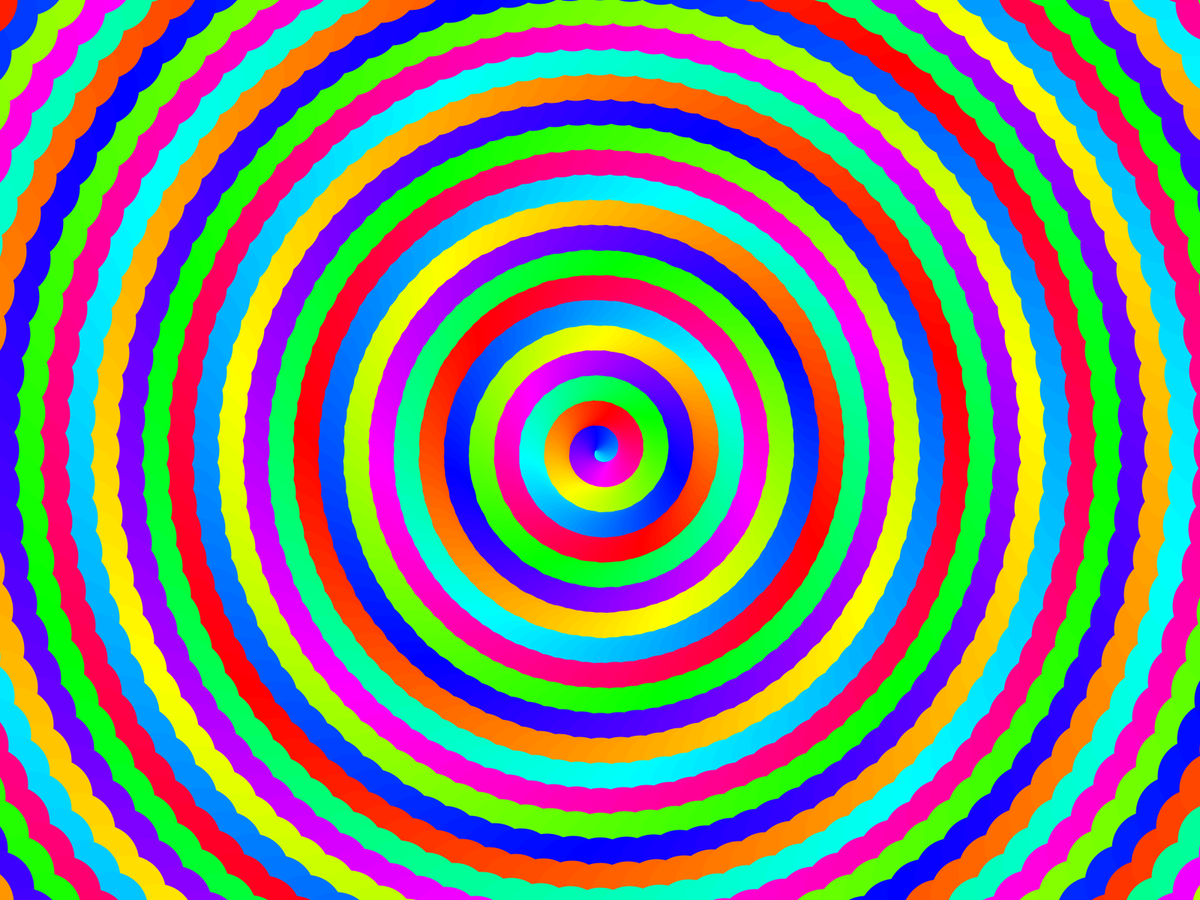
Frame 1 (no input)
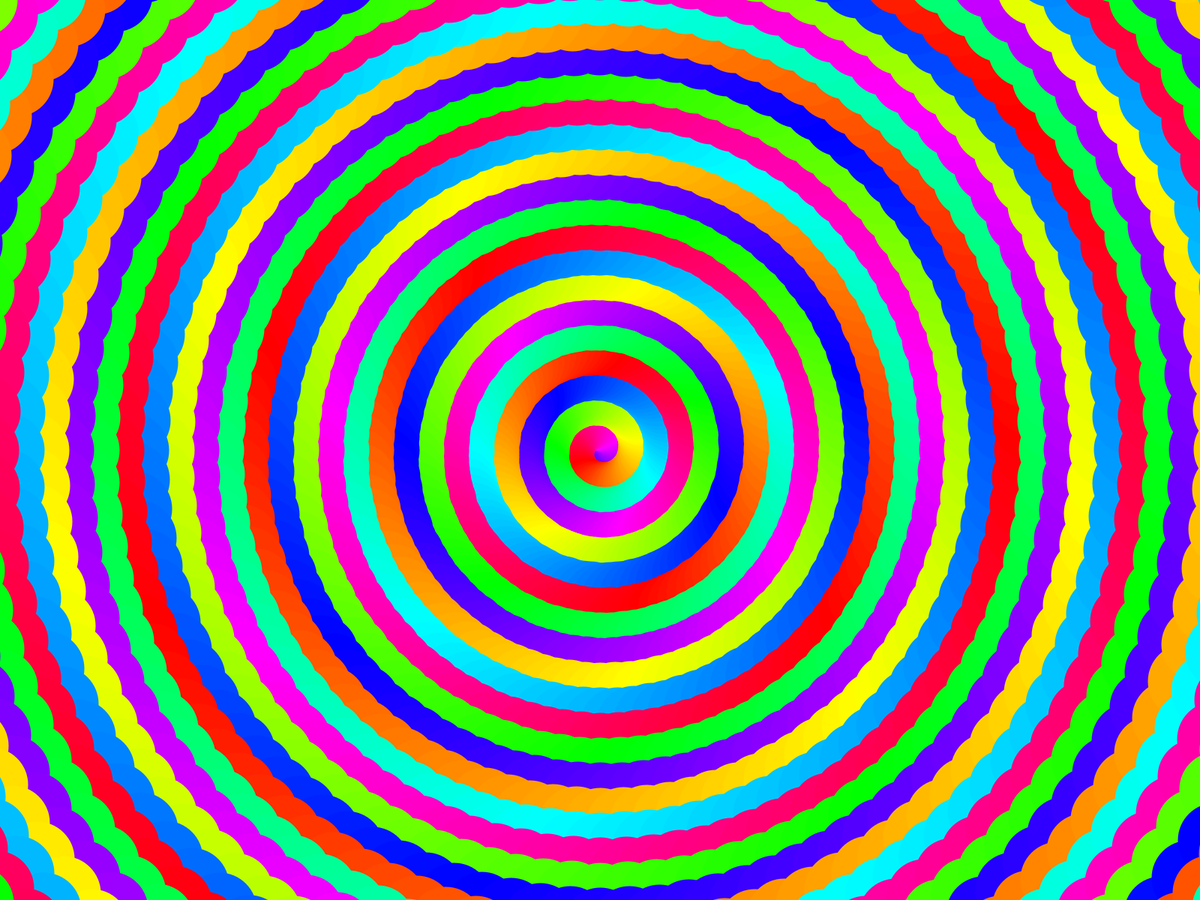
Frame 60 (the mouse pressed at the canvas centre just before this capture)
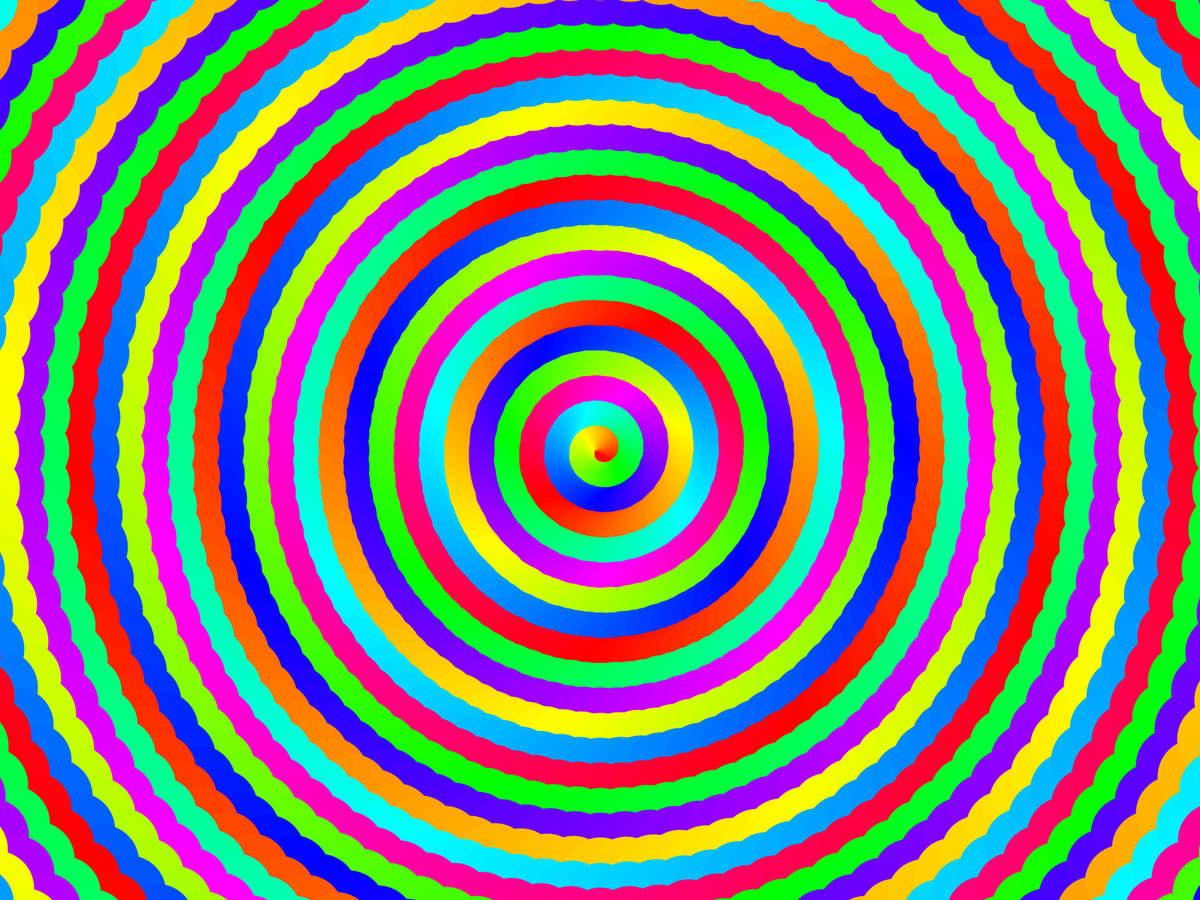
Frame 120 (the mouse held since frame 60 and released just before this capture)

The Processing sketch that drew these frames (run headless with seeded random() and noise(); from frame 60 on, the mouse is pressed at the canvas centre):

// Processing sketch: sketch_161214a
// ── sketch_161214a.pde

int t;






void setup() {
  fullScreen();
  colorMode(HSB);
  t = 0;
}

void draw() {
  translate(width/2,height/2);
  //rotate((TWO_PI/60)*t);
  float step = TWO_PI/100;
  for(int n = 0; n < 4000; n++){
    strokeWeight(100);
    stroke((n+t)%255,255,255);
    point(sin(step*n)*(n/3),cos(step*n)*(n/3));
  }
  t++;
}











void bezier(PVector p1, PVector p2, PVector p3, int smooth){
  PVector[] points = new PVector[smooth+1];
  float t;
  float x;
  float y;
  float z;
  for(int i = 0; i < points.length; i++){
    t = float(i)/float(smooth);
    x = (pow(1-t,2)*p1.x)+(2*t*(1-t)*p2.x)+(pow(t,2)*p3.x);
    y = (pow(1-t,2)*p1.y)+(2*t*(1-t)*p2.y)+(pow(t,2)*p3.y);
    points[i] = new PVector(x,y);
    println(t + "=" + i + "/" + smooth);
  }
  println("debug");
  for (int i = 1; i < points.length; i++){
    line(points[i-1].x,points[i-1].y,points[i].x,points[i].y);
  }
}
